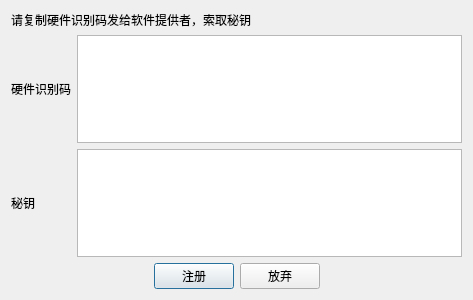
<?xml version="1.0" encoding="UTF-8"?>
<ui version="4.0">
 <class>SecretKeyDialog</class>
 <widget class="QDialog" name="SecretKeyDialog">
  <property name="geometry">
   <rect>
    <x>0</x>
    <y>0</y>
    <width>473</width>
    <height>300</height>
   </rect>
  </property>
  <property name="windowTitle">
   <string>软件注册</string>
  </property>
  <layout class="QVBoxLayout" name="verticalLayout">
   <item>
    <widget class="QLabel" name="label_2">
     <property name="text">
      <string>请复制硬件识别码发给软件提供者，索取秘钥</string>
     </property>
    </widget>
   </item>
   <item>
    <layout class="QGridLayout" name="gridLayout">
     <item row="0" column="0">
      <widget class="QLabel" name="label">
       <property name="text">
        <string>硬件识别码</string>
       </property>
       <property name="wordWrap">
        <bool>true</bool>
       </property>
      </widget>
     </item>
     <item row="0" column="1">
      <widget class="QPlainTextEdit" name="plainTextEdit_hardwar_code">
       <property name="readOnly">
        <bool>true</bool>
       </property>
      </widget>
     </item>
     <item row="1" column="0">
      <widget class="QLabel" name="label_3">
       <property name="text">
        <string>秘钥</string>
       </property>
      </widget>
     </item>
     <item row="1" column="1">
      <widget class="QPlainTextEdit" name="plainTextEdit_key"/>
     </item>
    </layout>
   </item>
   <item>
    <layout class="QHBoxLayout" name="horizontalLayout">
     <item>
      <spacer name="horizontalSpacer">
       <property name="orientation">
        <enum>Qt::Horizontal</enum>
       </property>
       <property name="sizeHint" stdset="0">
        <size>
         <width>40</width>
         <height>20</height>
        </size>
       </property>
      </spacer>
     </item>
     <item>
      <widget class="QPushButton" name="pbt_register">
       <property name="text">
        <string>注册</string>
       </property>
      </widget>
     </item>
     <item>
      <widget class="QPushButton" name="pbt_giveup">
       <property name="text">
        <string>放弃</string>
       </property>
      </widget>
     </item>
     <item>
      <spacer name="horizontalSpacer_2">
       <property name="orientation">
        <enum>Qt::Horizontal</enum>
       </property>
       <property name="sizeHint" stdset="0">
        <size>
         <width>40</width>
         <height>20</height>
        </size>
       </property>
      </spacer>
     </item>
    </layout>
   </item>
  </layout>
 </widget>
 <resources/>
 <connections/>
</ui>
